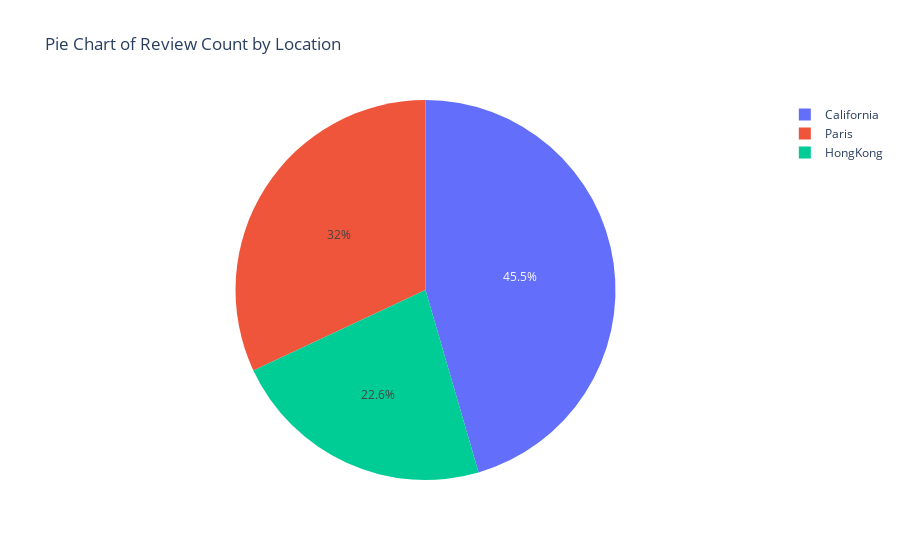

Notebook code cell kept with this figure:
### Code cell
fig = px.pie(meanrating, values='Reviews', names='Location', title = 'Pie Chart of Review Count by Location')
fig.show()

### Figure 1 — Plotly figure (JSON) as saved in the notebook; plotly's stock layout.template omitted (floating-point values rounded to 4 significant figures)
{"data": [{"domain": {"x": [0, 1], "y": [0, 1]}, "hovertemplate": "Location=%{label}<br>Reviews=%{value}<extra></extra>", "labels": ["HongKong", "California", "Paris"], "legendgroup": "", "name": "", "showlegend": true, "type": "pie", "values": [9620, 19406, 13630]}], "layout": {"legend": {"tracegroupgap": 0}, "title": {"text": "Pie Chart of Review Count by Location"}}}
